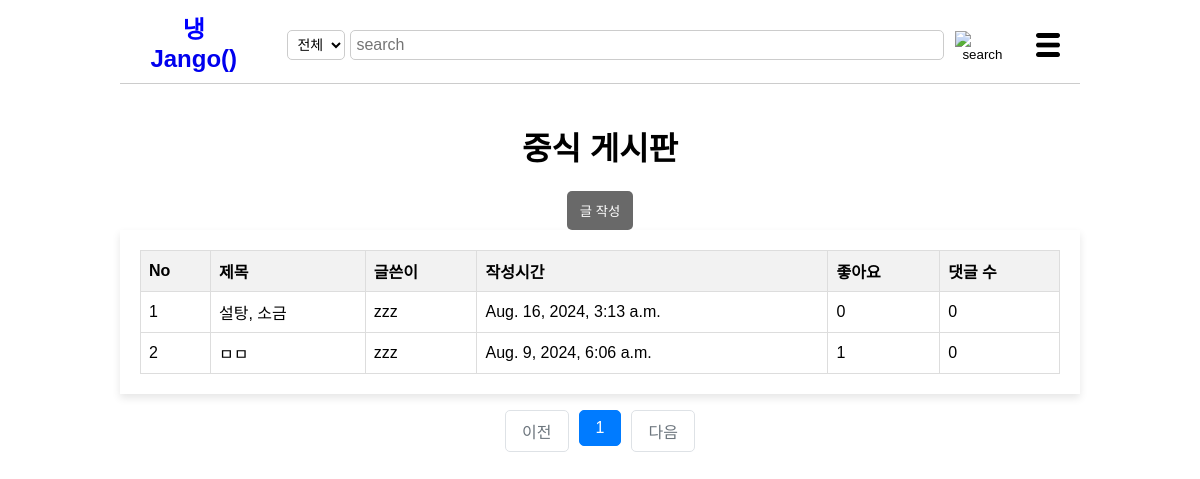
The app's page /chinapost/, older data.
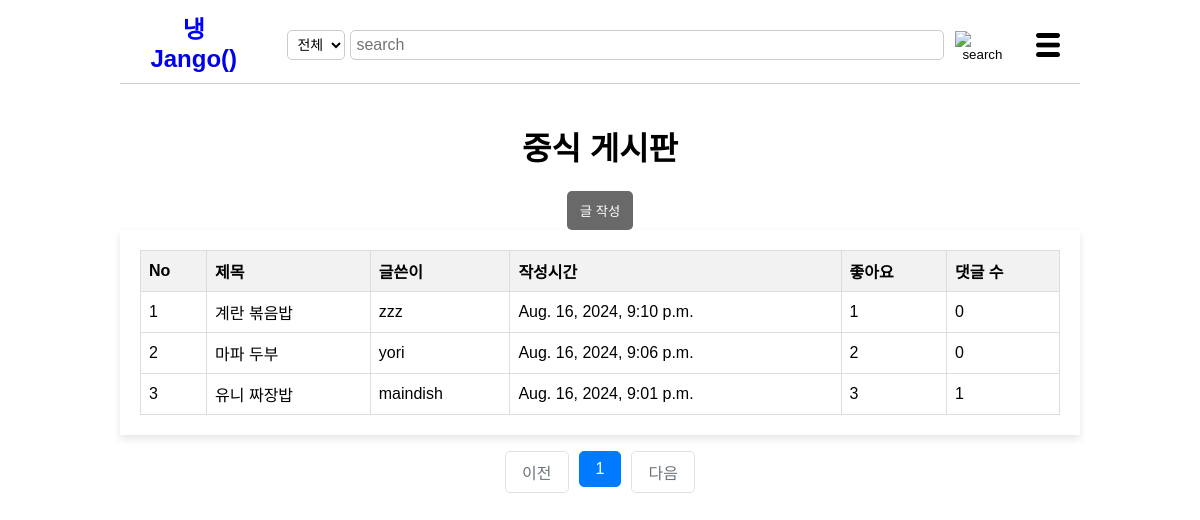
The same page, newer data.
### post/models.py (models this page shows, shortened)
class Post(models.Model):
    title = models.CharField(max_length=200)
    cooktime = models.IntegerField()
    ingredient = models.TextField()
    cookmethod = models.TextField()
    created_at=models.DateTimeField(auto_now_add=True)
    writer=models.ForeignKey(User, on_delete=models.CASCADE)
    like_users=models.ManyToManyField(settings.AUTH_USER_MODEL, related_name='like_posts', blank=True)
    updated_at=models.DateTimeField(null=True, blank=True, auto_now=True)
    category = models.ForeignKey(Category, on_delete=models.CASCADE)

### post/views/post_views.py (the view)
# urls.py: path('<str:category_name>/',list, name='list'),
def list(request, category_name):
    request.session['previous_page'] = request.get_full_path()
    category = get_object_or_404(Category, name=category_name)
    posts = Post.objects.filter(category=category).annotate(comment_count=Count('comment')).order_by('-created_at')
    page=request.GET.get('page', '1')
    paginator=Paginator(posts, 10)
    page_obj=paginator.get_page(page)
    context={
        'list': page_obj,
        }
    if category_name=="koreapost":
        return render(request, 'koreapost.html', context)
    elif category_name=="chinapost":
        return render(request, 'chinapost.html', context)
    elif category_name=="japanpost":
        return render(request, 'japanpost.html', context)
    else:
        return render(request, '404.html')

### post/templates/chinapost.html (shortened to what the changed rows need)
<!DOCTYPE html>
<html lang="ko">
    <head>
        {% load static %}
        <link rel="stylesheet" href="{%static 'css/styles-koreapost.css' %}">
</head>
<body>
    <br>
        <h1>중식 게시판</h1>
        <br>
        <div class="container">
            <table>
                <thead>
                    <tr>
                        <th>No</th>
                        <th>제목</th>
                        <th>글쓴이</th>
                        <th>작성시간</th>
                        <th>좋아요</th>
                        <th>댓글 수</th>
                    </tr>
                </thead>
                <tbody>
                    {% for post in list %}
                    <tr class="fixed" data-href="{% url 'post:show' post.id %}">
                        <td>{{ forloop.counter }}</td>
                        <td>{{ post.title }}</td>
                        <td>{{ post.writer }}</td>
                        <td>{{ post.created_at }}</td>
                        <td>{{ post.like_users.all.count }}</td>
                        <td>{{ post.comment_count }}</td>
                    </tr>
                    {% endfor %}
                </tbody>
            </table>
        </div>
        <ul class="pagination justify-content-center">
            {% for page_number in list.paginator.page_range %}
            {% if page_number >= list.number|add:-5 and page_number <= list.number|add:5 %}
            {% if page_number == list.number %}
                <li class="page-item active" aria-current="page">
                    <a class="page-link" href="?page={{ page_number }}">{{ page_number }}</a>
                </li>
            {% else %}
                <li class="page-item">
                    <a class="page-link" href="?page={{ page_number }}">{{ page_number }}</a>
                </li>
            {% endif %}
            {% endif %}
            {% endfor %}
        </ul>
    </body>
</html>

Row changes from the older to the newer data that the page shows:
removed Post: title "설탕, 소금", writer "zzz", created_at "Aug. 16, 2024, 3:13 a.m.", like_users.all.count "0", comment_count "0"
removed Post: title "ㅁㅁ", writer "zzz", created_at "Aug. 9, 2024, 6:06 a.m.", like_users.all.count "1", comment_count "0"
added Post: title "계란 볶음밥", writer "zzz", created_at "Aug. 16, 2024, 9:10 p.m.", like_users.all.count "1", comment_count "0"
added Post: title "마파 두부", writer "yori", created_at "Aug. 16, 2024, 9:06 p.m.", like_users.all.count "2", comment_count "0"
added Post: title "유니 짜장밥", writer "maindish", created_at "Aug. 16, 2024, 9:01 p.m.", like_users.all.count "3", comment_count "1"
